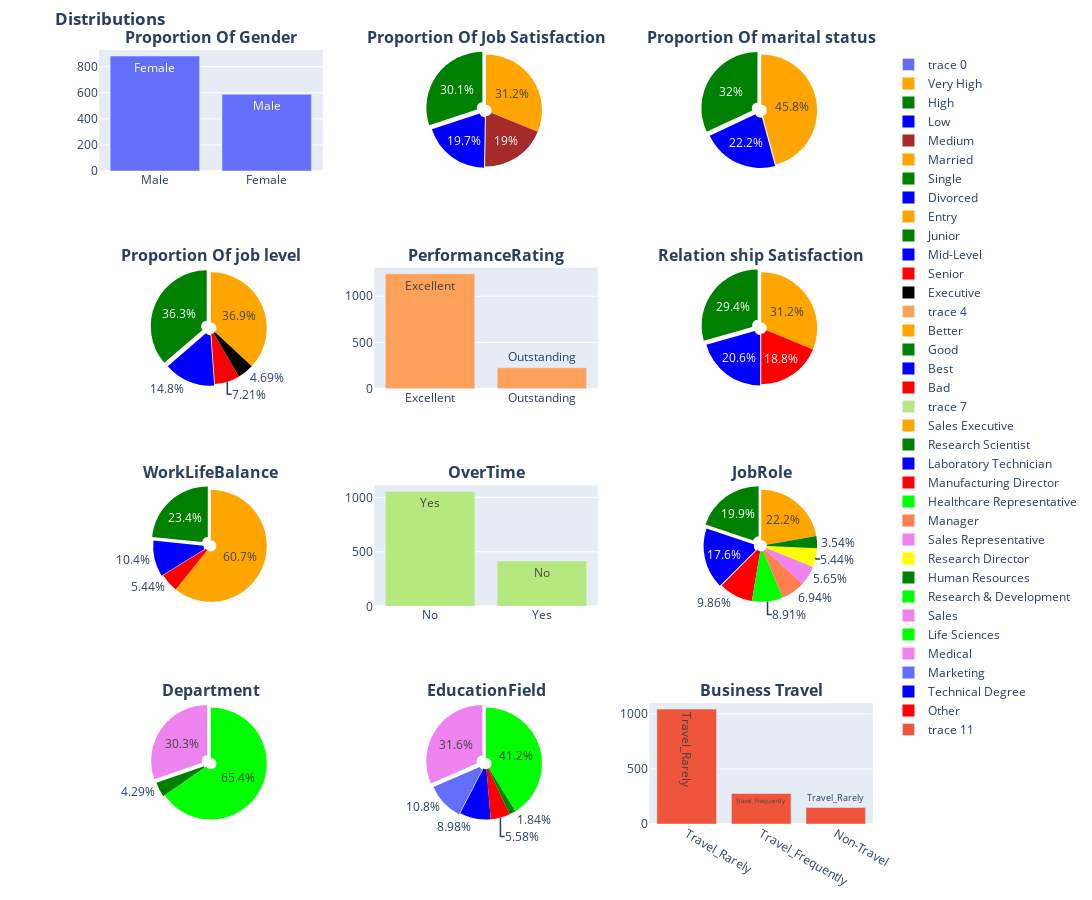

The code cell stored with this chart in its notebook:
### Code cell
import plotly.graph_objects as go

# Assuming `dataset` is your DataFrame containing the data
# Count the values in the 'JobSatisfaction' column
satisfaction_counts = dataset['JobSatisfaction'].value_counts()
# Count the values in the 'MaritalStatus' column
marital_status_counts = dataset['MaritalStatus'].value_counts()
# Count the values in the 'JobLevel' column
job_level_counts = dataset['JobLevel'].value_counts()
PerformanceRating_counts=dataset['PerformanceRating'].value_counts()
# Count the values in the 'Gender' column
gender_counts = dataset['Gender'].value_counts()
RelationshipSatisfaction_counts=dataset['RelationshipSatisfaction'].value_counts()
WorkLifeBalance_counts=dataset['WorkLifeBalance'].value_counts()
OverTime_counts=dataset['OverTime'].value_counts()
JobRole_counts=dataset['JobRole'].value_counts()
Department_counts=dataset['Department'].value_counts()
EducationField_counts=dataset['EducationField'].value_counts()
BusinessTravel_counts=dataset['BusinessTravel'].value_counts()

# Create a list of chart types to be used for each subplot
                #0     #1     #2     #3     #4     #5      #6    #7      #8     #9     #10   #11
chart_types = ['Bar', 'Pie', 'Pie', 'Pie', 'Bar', 'Pie', 'Pie', 'Bar', 'Pie', 'Pie', 'Pie', 'Bar']

fig = make_subplots(rows=4, cols=3, subplot_titles=('<b>Proportion Of Gender<b>', '<b>Proportion Of Job Satisfaction<b>',
                                                    '<b>Proportion Of marital status<b>', '<b>Proportion Of job level<b>',
                                                    '<b>PerformanceRating<b>','<b>Relation ship Satisfaction<b>',
                                                   '<b>WorkLifeBalance<b>','<b>OverTime<b>',
                                                   '<b>JobRole<b>','<b>Department<b>',
                                                   '<b>EducationField<b>','<b> Business Travel <b>'),
                    specs=[[{'type': chart_types[0]}, {'type': chart_types[1]}, {'type': chart_types[2]}],
                           [{'type': chart_types[3]}, {'type': chart_types[4]}, {'type': chart_types[5]}],
                           [{'type': chart_types[6]}, {'type': chart_types[7]}, {'type': chart_types[8]}],
                           [{'type': chart_types[9]}, {'type': chart_types[10]}, {'type': chart_types[11]}]
                          ])

fig.add_trace(       #0
    go.Bar(
        x=gender_counts.index,
        y=gender_counts.values,
        text=dataset["Gender"]
        
    ), row=1, col=1
)
                                #1
fig.add_trace(
    go.Pie(
        labels=satisfaction_counts.index,
        values=satisfaction_counts.values,
        hole=0.1,
        marker_colors=['orange', 'green', 'blue', 'brown', 'purple'],
        pull=[0, 0.08, 0.03, 0.001]
        
    ), row=1, col=2
)
                                       #2
fig.add_trace(
    go.Pie(
        labels=marital_status_counts.index,
        values=marital_status_counts.values,
        hole=0.1,
        marker_colors=['orange', 'green', 'blue'],
        pull=[0, 0.08, 0.03, 0.001]
    ), row=1, col=3
)
                                 #3
fig.add_trace( 
    go.Pie(
        labels=job_level_counts.index,
        values=job_level_counts.values,
        hole=0.1,
        marker_colors=['orange', 'green', 'blue', 'red', 'black'],
        pull=[0, 0.08, 0.03, 0.001]
        
    ), row=2, col=1
)


                                                #4
fig.add_trace(
    go.Bar(
         x=PerformanceRating_counts.index,
         y=PerformanceRating_counts.values,
         text=dataset['PerformanceRating']
    ), row=2, col=2
)
                                                #5
fig.add_trace(
    go.Pie(
        labels=RelationshipSatisfaction_counts.index,
        values=RelationshipSatisfaction_counts.values,
        hole=0.1,
        marker_colors=['orange', 'green', 'blue', 'red'],
        pull=[0, 0.08, 0.03, 0.001]
    ), row=2, col=3
)
                                                #6
fig.add_trace(
    go.Pie(
        labels=WorkLifeBalance_counts.index,
        values=WorkLifeBalance_counts.values,
        hole=0.1,
        marker_colors=['orange', 'green', 'blue', 'red'],
        pull=[0, 0.08, 0.03, 0.001]
    ), row=3, col=1
)
                                                #7
fig.add_trace(
    go.Bar(
        x=OverTime_counts.index,
        y=OverTime_counts.values,
        text=dataset['OverTime']
    ), row=3, col=2
)
                                                #8
fig.add_trace(
    go.Pie(
        labels=JobRole_counts.index,
        values=JobRole_counts.values,
        hole=0.1,
        marker_colors=['orange', 'green', 'blue', 'red','Lime','Coral','Violet','Yellow','JAM'],
        pull=[0, 0.08, 0.03, 0.001]
    ), row=3, col=3
)
                                                #9
fig.add_trace(
    go.Pie(
        labels=Department_counts.index,
        values=Department_counts.values,
        hole=0.1,
        marker_colors=['Lime','Violet','JAM'],
        pull=[0, 0.08, 0.03, 0.001]
    ), row=4, col=1
)
                                                    #10
fig.add_trace(
    go.Pie(
        labels=EducationField_counts.index,
        values=EducationField_counts.values,
        hole=0.1,
        marker_colors=['Lime','Violet','JAM','blue', 'red','green'],
        pull=[0, 0.08, 0.03, 0.001]
    ), row=4, col=2
)
                                                    #11
fig.add_trace(
    go.Bar(
        x=BusinessTravel_counts.index,
        y=BusinessTravel_counts.values,
        text=dataset['BusinessTravel']
        
    ), row=4, col=3
)
fig.update_layout(
    title='<b>Distributions<b>',
    showlegend=True,
    height=900,  # Adjust the height
    width=1250,   # Adjust the width
    margin=dict(l=10, r=10, t=50, b=10)  # Adjust the margin
)

fig.show()

### Figure 1 — Plotly figure (JSON) as saved in the notebook; plotly's stock layout.template omitted (floating-point values rounded to 4 significant figures; data arrays with more than 128 entries replaced by an {"elided": "..."} marker saying what was removed)
{"data": [{"text": {"elided": "1470 str values"}, "type": "bar", "x": ["Male", "Female"], "xaxis": "x", "y": [882, 588], "yaxis": "y"}, {"domain": {"x": [0.3556, 0.6444], "y": [0.8438, 1]}, "hole": 0.1, "labels": ["Very High", "High", "Low", "Medium"], "marker": {"colors": ["orange", "green", "blue", "brown", "purple"]}, "pull": [0, 0.08, 0.03, 0.001], "type": "pie", "values": [459, 442, 289, 280]}, {"domain": {"x": [0.7111, 1], "y": [0.8438, 1]}, "hole": 0.1, "labels": ["Married", "Single", "Divorced"], "marker": {"colors": ["orange", "green", "blue"]}, "pull": [0, 0.08, 0.03, 0.001], "type": "pie", "values": [673, 470, 327]}, {"domain": {"x": [0, 0.2889], "y": [0.5625, 0.7188]}, "hole": 0.1, "labels": ["Entry", "Junior", "Mid-Level", "Senior", "Executive"], "marker": {"colors": ["orange", "green", "blue", "red", "black"]}, "pull": [0, 0.08, 0.03, 0.001], "type": "pie", "values": [543, 534, 218, 106, 69]}, {"text": {"elided": "1470 str values"}, "type": "bar", "x": ["Excellent", "Outstanding"], "xaxis": "x2", "y": [1244, 226], "yaxis": "y2"}, {"domain": {"x": [0.7111, 1], "y": [0.5625, 0.7188]}, "hole": 0.1, "labels": ["High", "Very High", "Medium", "Low"], "marker": {"colors": ["orange", "green", "blue", "red"]}, "pull": [0, 0.08, 0.03, 0.001], "type": "pie", "values": [459, 432, 303, 276]}, {"domain": {"x": [0, 0.2889], "y": [0.2812, 0.4375]}, "hole": 0.1, "labels": ["Better", "Good", "Best", "Bad"], "marker": {"colors": ["orange", "green", "blue", "red"]}, "pull": [0, 0.08, 0.03, 0.001], "type": "pie", "values": [893, 344, 153, 80]}, {"text": {"elided": "1470 str values"}, "type": "bar", "x": ["No", "Yes"], "xaxis": "x3", "y": [1054, 416], "yaxis": "y3"}, {"domain": {"x": [0.7111, 1], "y": [0.2812, 0.4375]}, "hole": 0.1, "labels": ["Sales Executive", "Research Scientist", "Laboratory Technician", "Manufacturing Director", "Healthcare Representative", "Manager", "Sales Representative", "Research Director", "Human Resources"], "marker": {"colors": ["orange", "green", "blue", "red", "Lime", "Coral", "Violet", "Yellow", "JAM"]}, "pull": [0, 0.08, 0.03, 0.001], "type": "pie", "values": [326, 292, 259, 145, 131, 102, 83, 80, 52]}, {"domain": {"x": [0, 0.2889], "y": [0, 0.1562]}, "hole": 0.1, "labels": ["Research & Development", "Sales", "Human Resources"], "marker": {"colors": ["Lime", "Violet", "JAM"]}, "pull": [0, 0.08, 0.03, 0.001], "type": "pie", "values": [961, 446, 63]}, {"domain": {"x": [0.3556, 0.6444], "y": [0, 0.1562]}, "hole": 0.1, "labels": ["Life Sciences", "Medical", "Marketing", "Technical Degree", "Other", "Human Resources"], "marker": {"colors": ["Lime", "Violet", "JAM", "blue", "red", "green"]}, "pull": [0, 0.08, 0.03, 0.001], "type": "pie", "values": [606, 464, 159, 132, 82, 27]}, {"text": {"elided": "1470 str values"}, "type": "bar", "x": ["Travel_Rarely", "Travel_Frequently", "Non-Travel"], "xaxis": "x4", "y": [1043, 277, 150], "yaxis": "y4"}], "layout": {"annotations": [{"font": {"size": 16}, "showarrow": false, "text": "<b>Proportion Of Gender<b>", "x": 0.1444, "xanchor": "center", "xref": "paper", "y": 1, "yanchor": "bottom", "yref": "paper"}, {"font": {"size": 16}, "showarrow": false, "text": "<b>Proportion Of Job Satisfaction<b>", "x": 0.5, "xanchor": "center", "xref": "paper", "y": 1, "yanchor": "bottom", "yref": "paper"}, {"font": {"size": 16}, "showarrow": false, "text": "<b>Proportion Of marital status<b>", "x": 0.8556, "xanchor": "center", "xref": "paper", "y": 1, "yanchor": "bottom", "yref": "paper"}, {"font": {"size": 16}, "showarrow": false, "text": "<b>Proportion Of job level<b>", "x": 0.1444, "xanchor": "center", "xref": "paper", "y": 0.7188, "yanchor": "bottom", "yref": "paper"}, {"font": {"size": 16}, "showarrow": false, "text": "<b>PerformanceRating<b>", "x": 0.5, "xanchor": "center", "xref": "paper", "y": 0.7188, "yanchor": "bottom", "yref": "paper"}, {"font": {"size": 16}, "showarrow": false, "text": "<b>Relation ship Satisfaction<b>", "x": 0.8556, "xanchor": "center", "xref": "paper", "y": 0.7188, "yanchor": "bottom", "yref": "paper"}, {"font": {"size": 16}, "showarrow": false, "text": "<b>WorkLifeBalance<b>", "x": 0.1444, "xanchor": "center", "xref": "paper", "y": 0.4375, "yanchor": "bottom", "yref": "paper"}, {"font": {"size": 16}, "showarrow": false, "text": "<b>OverTime<b>", "x": 0.5, "xanchor": "center", "xref": "paper", "y": 0.4375, "yanchor": "bottom", "yref": "paper"}, {"font": {"size": 16}, "showarrow": false, "text": "<b>JobRole<b>", "x": 0.8556, "xanchor": "center", "xref": "paper", "y": 0.4375, "yanchor": "bottom", "yref": "paper"}, {"font": {"size": 16}, "showarrow": false, "text": "<b>Department<b>", "x": 0.1444, "xanchor": "center", "xref": "paper", "y": 0.1562, "yanchor": "bottom", "yref": "paper"}, {"font": {"size": 16}, "showarrow": false, "text": "<b>EducationField<b>", "x": 0.5, "xanchor": "center", "xref": "paper", "y": 0.1562, "yanchor": "bottom", "yref": "paper"}, {"font": {"size": 16}, "showarrow": false, "text": "<b> Business Travel <b>", "x": 0.8556, "xanchor": "center", "xref": "paper", "y": 0.1562, "yanchor": "bottom", "yref": "paper"}], "height": 900, "margin": {"b": 10, "l": 10, "r": 10, "t": 50}, "showlegend": true, "title": {"text": "<b>Distributions<b>"}, "width": 1250, "xaxis": {"anchor": "y", "domain": [0, 0.2889]}, "xaxis2": {"anchor": "y2", "domain": [0.3556, 0.6444]}, "xaxis3": {"anchor": "y3", "domain": [0.3556, 0.6444]}, "xaxis4": {"anchor": "y4", "domain": [0.7111, 1]}, "yaxis": {"anchor": "x", "domain": [0.8438, 1]}, "yaxis2": {"anchor": "x2", "domain": [0.5625, 0.7188]}, "yaxis3": {"anchor": "x3", "domain": [0.2812, 0.4375]}, "yaxis4": {"anchor": "x4", "domain": [0, 0.1562]}}}
